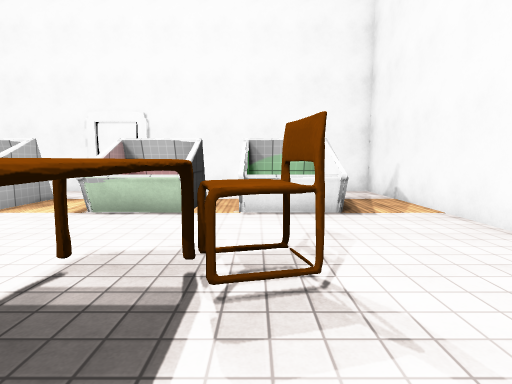
view 1 (above)

16 first-person views from a walk through a 3-D level made in the Unity game engine. The camera is 1.3 m above the floor, tilts 6° down and sees 80° across. The floor is counted in squares, 1 m on a side. Each view is taken from the middle of a square. On the plan, view 1 faces up. The plan holds only what a view shows up to about 14 squares ahead; the rest is blank. The place goes on beyond the plan. The player is left out. Surface patterns are stand-ins for the level's own textures.

view 2
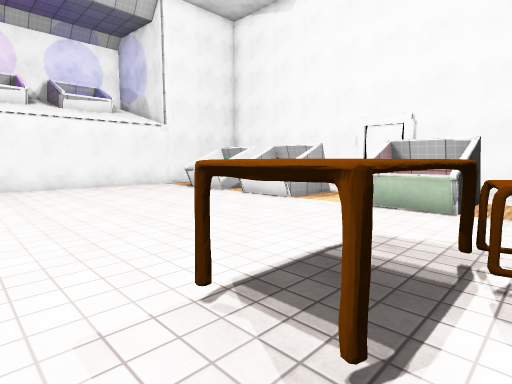

view 3
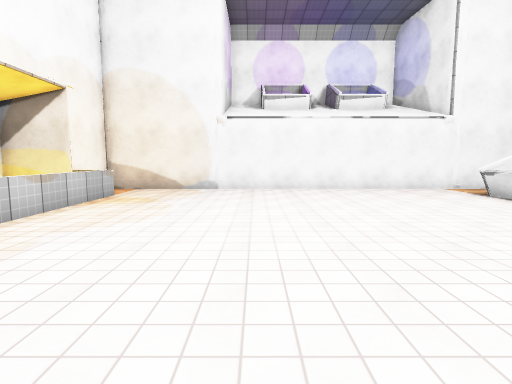

view 4
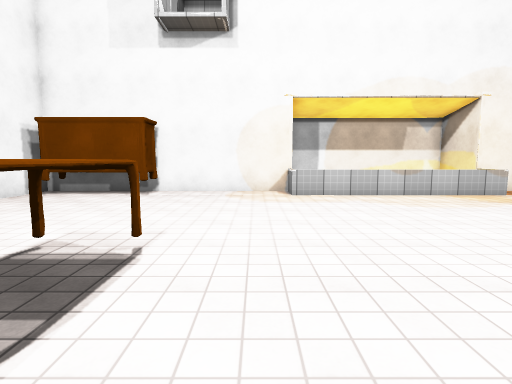

view 5
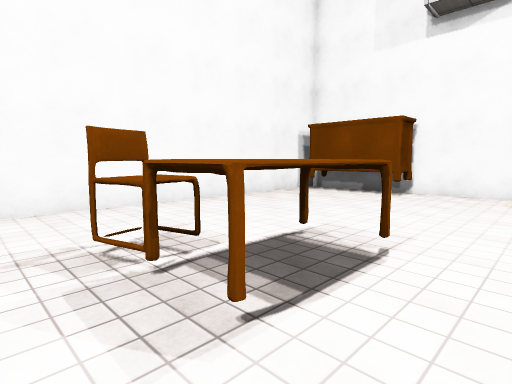

view 6
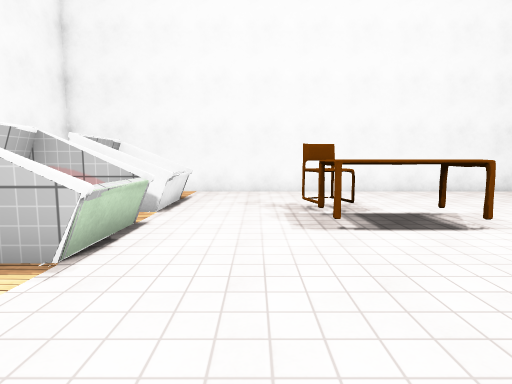

view 7
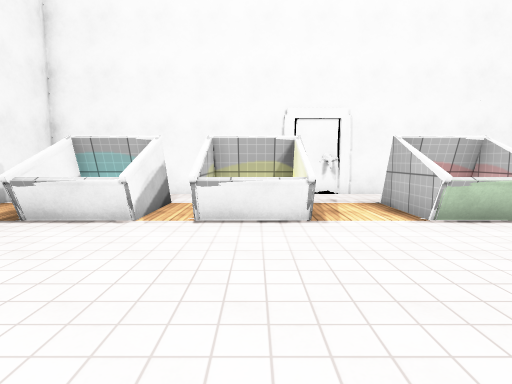

view 8
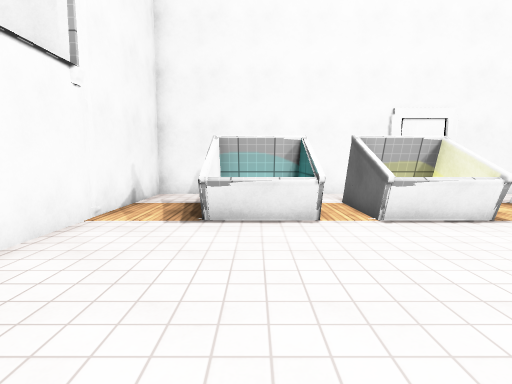

view 9
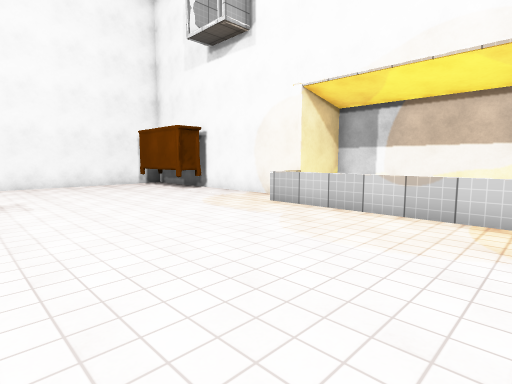

view 10
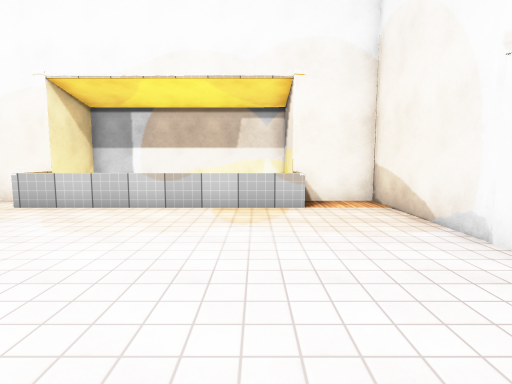

view 11
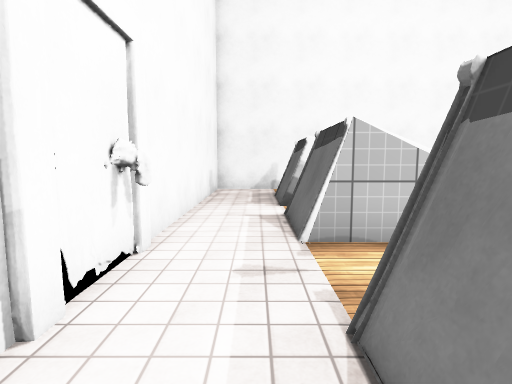

view 12
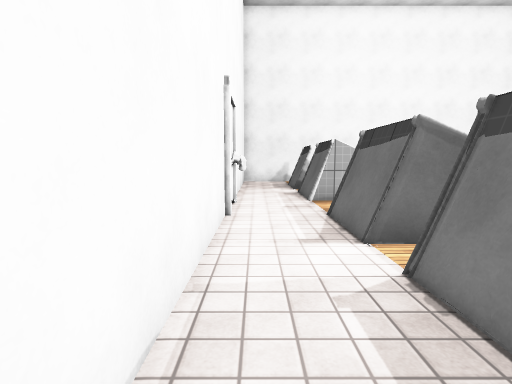

view 13
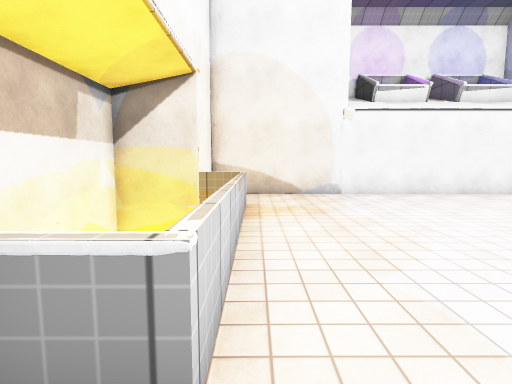

view 14
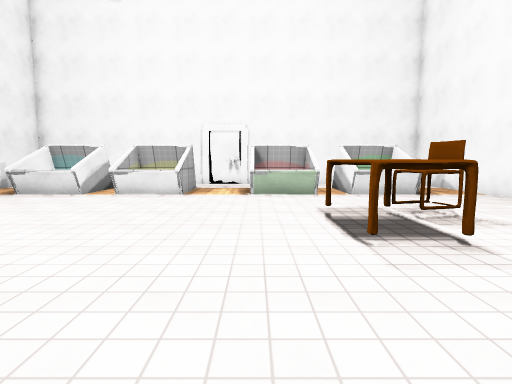

view 15
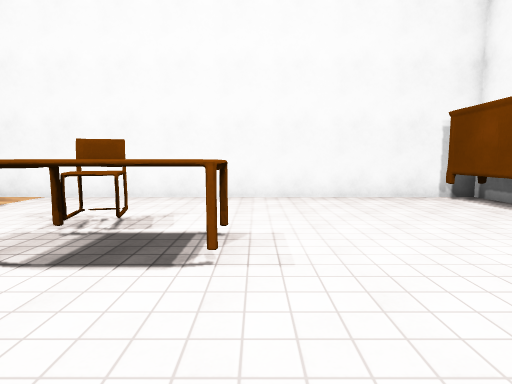

view 16
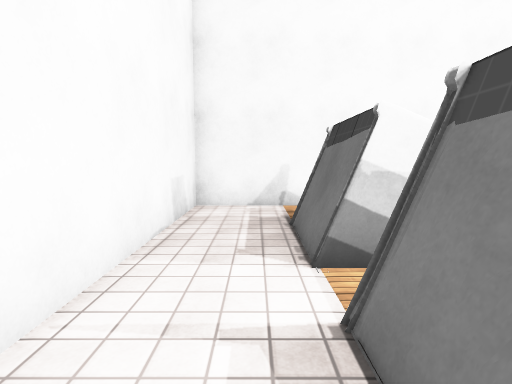

### Floor plan
Points are (right, up) in squares from view 1. A wall is a line through its corners. A room is listed if a view was taken in it or the views show most of it. See-through windows are left out.
Room 1 (views 1, 2, 3, 4, 5, 6, 7, 8, 9, 10, 11, 12, 13, 14, 15, 16)
walls: (-4.2, 7) (-4.2, 9.6); (-4.1, 7) (-4.4, 8.9); (-9.4, 7.3) (-9.3, 8.5); (-4.2, 9.7) (-4.1, 9.9); (-4.2, 9.7) (-4.2, 9.8) (-1.8, 9.8) (-1.6, 10.2); (-4.2, 9.7) (-4.2, 9.8); (-4, 10) (-1.7, 10); (-6.8, 10.1) (-6.8, 7.3); (-10.6, 8.4) (-10.6, 7.3); (-1.7, 9.9) (-1.5, 10.2); (-9.3, 9.5) (-9.2, 9.9); (-9.4, 9.6) (-8.1, 9.6); (-10.5, 8.9) (-10.7, 7.3); (-9.3, 9.8) (-6.9, 9.8); (-0.4, 9.7) (-0.2, 10) (2.1, 10); (-0.4, 9.7) (-0.3, 10.3); (-0.4, 9.7) (-0.3, 10.3); (-9.1, 10) (-6.8, 10); (-0.4, 9.8) (2, 9.8); (-5.3, -7.7) (4.7, -7.7) (4.7, 12.7) (-15.7, 12.7) (-15.7, -5.5); (-11.5, 9.8) (-10.6, 9.8); (-5.2, 12.2) (-5.4, 12.6) (-6.5, 12.7); (-5.2, 12.2) (-5.4, 12.6); (-5.1, 12.4) (-5.4, 12.6); (-12, 10) (-10.6, 10); (-15.7, 8.1) (-15.7, 7.7)
low walls: (-6.8, 7.3) (-9.4, 7.3); (-1.5, 7.3) (-4.3, 7.3); (-10.7, 7.3) (-13.3, 7.3); (2.2, 7.3) (-0.4, 7.3); (-13.4, -6.3) (-5.3, -6.3) (-5.3, -7.7)
ways out: opening at (-1, 7) to room 2; opening at (-1, 10) to room 2; opening at (-10, 7.5) to room 3; opening at (-10, 10) to room 3; opening at (-14.5, -6)
objects: table (-2, 1) to (-1, 3); chair (-1, 3) to (1, 4); cabinet (0, -7) to (4, -6)
Room 2 (no view inside)
walls: (-1.7, 9.5) (-4.2, 9.5); (-4.1, 9.9) (-4.1, 8); (-0.4, 7.3) (-0.6, 8.8); (-0.4, 7.3) (-0.4, 9.6)
low walls: (-1.7, 9.7) (-4.2, 9.7)
ways out: opening at (-1, 7) to room 1; opening at (-1, 10) to room 1
objects: table (-2, 8) to (-2, 9)
Room 3 (no view inside)
walls: (-9.3, 8.5) (-9.3, 9.5); (-9.3, 9.7) (-9.4, 9.6); (-9.2, 9.9) (-9.2, 7.1); (-10.6, 9.8) (-10.6, 8.4); (-6.9, 9.5) (-9.4, 9.5); (-6.9, 7) (-6.9, 9.8)
low walls: (-6.9, 9.7) (-9.3, 9.7)
ways out: opening at (-10, 7.5) to room 1; opening at (-10, 10) to room 1
objects: table (-9, 9)
Room 4 (no view inside)
walls: (2, 9.5) (-0.4, 9.5); (2, 7.1) (2, 9.7)
low walls: (2, 9.7) (-0.4, 9.7)
Room 5 (no view inside)
walls: (-12.9, 8.9) (-13.3, 7.1); (-13, 8.3) (-13.4, 7.2); (-13, 9.7) (-13, 7); (-10.8, 9.5) (-13, 9.5); (-13, 7.7) (-13, 7); (-10.8, 7.1) (-10.8, 9.7)
low walls: (-10.8, 9.7) (-13, 9.7)

Positions as (right, up) in squares from view 1, and headings:
1: (0, 0), facing up
2: (0, -1), facing up-left
3: (-2, -1), facing left
4: (-4, 5), facing down
5: (-4, 5), facing down-right
6: (-8, 5), facing right
7: (-8, 1), facing up
8: (-12, 1), facing up
9: (-12, 1), facing down-right
10: (-12, 2), facing down
11: (-9, 11), facing right
12: (-14, 12), facing right
13: (-4, -6), facing left
14: (-4, -4), facing up
15: (-6, 0), facing right
16: (-4, 11), facing right
